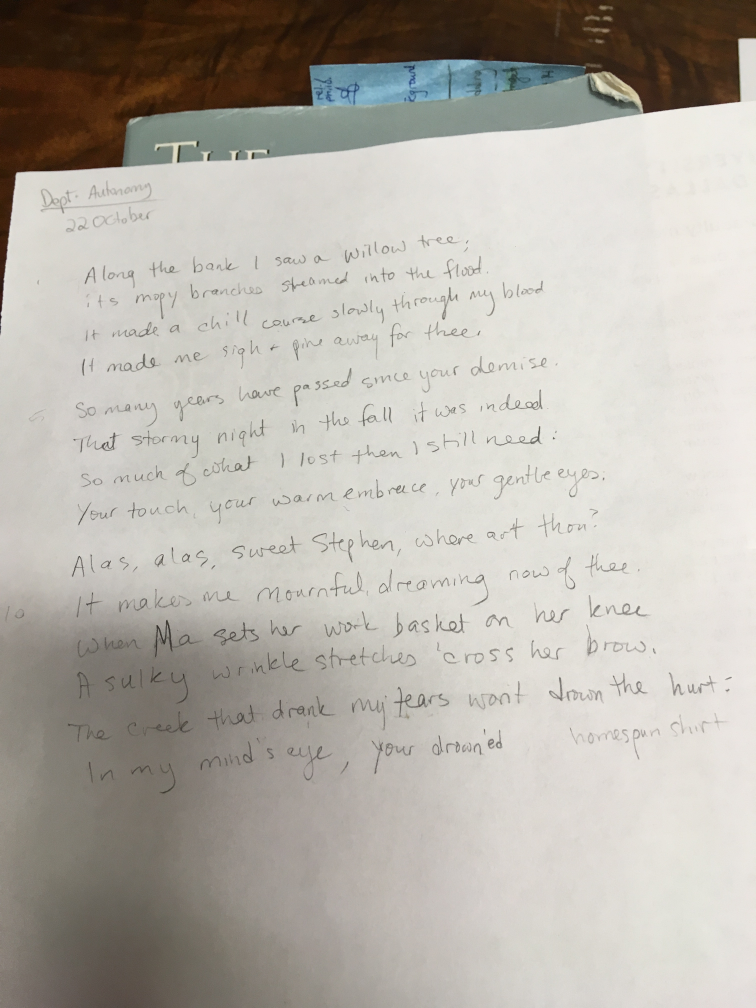
#> input picture images/Sawyer.JPG, 3024 x 4032 px (shown at 1/4 size); its folder holds only this picture in this run
$ python -i methods.py   (imports and definitions only)   (older library calls are emulated)
#> lines starting #> are read from the running program, lines starting #| are printed output that depends on the picture; after the words box and inside, x2 and y2 are one past the last pixel; in counts of white or black regions, pixels touching at a corner belong together
import numpy as np
import cv2
from HOG import HOG
"""
    FEATURE FUNCTIONS
"""

#Will, Gabriella, Amelia
#hv_weights on canny-edged image
#Results: 79/57
# [62 lines left out: functions hv_weights_on_canny, waviness, hv_wavy, edginess, Sobelness, edginess and 2 more, not called in this run]


# Anthony/Amelia/Sri
# Count the vertical straight lines in an image,
# taking an image which is not necessarily blocked in black beforehand
vertical_line_len = 10
# [170 lines left out: functions vertical_lines, combineWavy, top_bottom_balance, color_transition_array, sectional_density, slantiness and 2 more, not called in this run]

hog_object = None
# [10 lines left out: function hog, not called in this run]


###############################################################################
# Quarter slicer
# A lot like sectional_density, but it works on variable size images, so it can
# be used in conjunction with whitespace trimming.
###############################################################################


# Tweakable constant that puts an upper limit on the number of times the image
# can be quartered.  On the first iteration, the image is cut into quarters, on
# the second, those quarters are cut into quarters, and so on.
MAX_RECURSIONS = 3


# Entry point function for compatibility with comClassify testing function.
def draw_and_quarter(img: np.array) -> list:
    trimmed_img = trim_whitespace(img)
    return quarter_density(trimmed_img, 0)


# Carves image of any size into quarters and returns a list with the weight
# (number of greyscale pixels) in each quarter.  Grabs weights recursively
# and puts them all in a list.
# [143 lines left out: functions quarter_density, get_quarter_slices, get_image_weight, endpoints, trim_whitespace, get_top_distance and 5 more, not called in this run]

# David/Sri/Michael
# Returns the convex hull as a list of points.
def convex_hull(img: np.array) -> list:
    # Convert the image to an OpenCV-compatible format.
    compat_image = np.uint8(img)
    # Threshold the image.
    thresh_val, img2 = cv2.threshold(compat_image, 0, cv2.THRESH_OTSU,\
        cv2.THRESH_BINARY)
    # Find contours on the thresholded image.
    contour_points, contours = cv2.findContours(np.uint8(img2), cv2.RETR_TREE,\
        cv2.CHAIN_APPROX_SIMPLE)
    # Create a list to hold the convex hull points.
    return_points = list()
    hull = np.vstack(cv2.convexHull(np.float32(contour_points[0]), False))
    for arr in hull:
        for item in arr:
            return_points.append(item)
    # Return the convex hull list.
    return return_points


# Accepts a filepath as a string, returns the support vector machine read from
# that file.
def load_svm(filename):
    return cv2.ml.SVM_load(filename)

>>> import cv2
>>> picture = cv2.imread('images/Sawyer.JPG', cv2.IMREAD_GRAYSCALE)
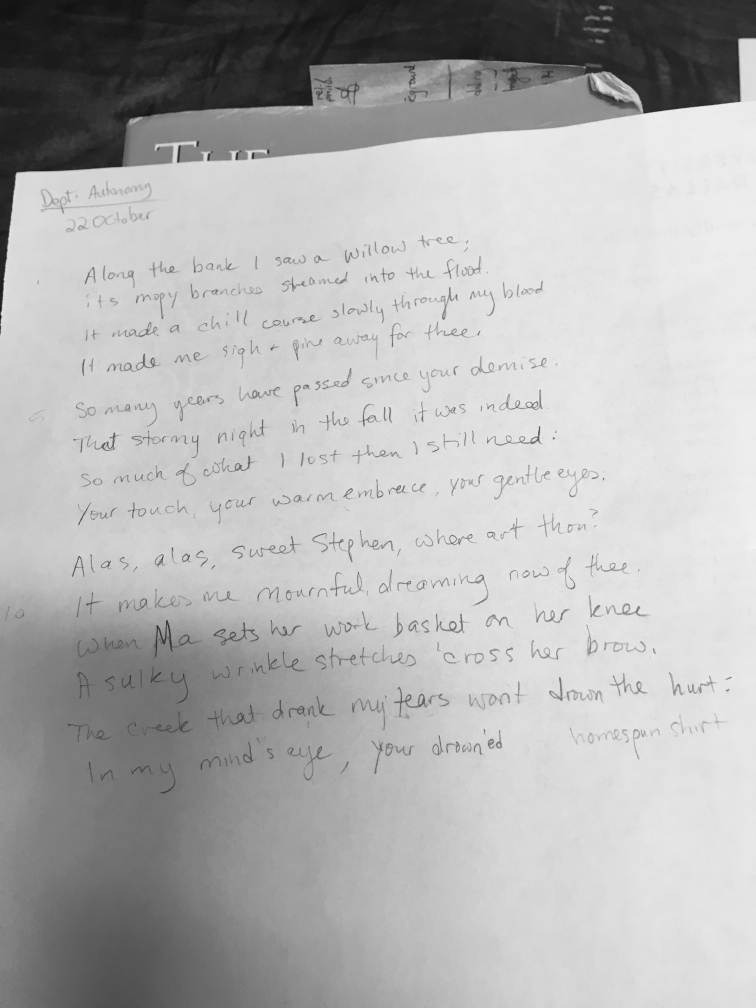
#> picture: shape (4032, 3024) (shown at 1/4 size); min 5, max 247, mean 178.1
>>> result = convex_hull(picture)
#> in convex_hull, `thresh_val, img2 = cv2.threshold(compat_image, 0, cv2.THRESH_OTSU,\ cv..`: img2: shape (4032, 3024); every value is 8
#> in convex_hull, `thresh_val, img2 = cv2.threshold(compat_image, 0, cv2.THRESH_OTSU,\ cv..`: thresh_val = 0
#> in convex_hull, `contour_points, contours = cv2.findContours(np.uint8(img2), cv2.RETR_T..`: contour_points = [[[0, 0], [0, 4031], [3023, 4031], [3023, 0]]]; contours = [[-1, -1, -1, -1]]
#> in convex_hull, `hull = np.vstack(cv2.convexHull(np.float32(contour_points[0]), False))`: hull = [[3023, 0], [3023, 4031], [0, 4031], [0, 0]]
#> the loop in convex_hull, `for arr in hull:` made 4 passes
#> after the loop in convex_hull, `for arr in hull:`: return_points = [3023, 0, 3023, 4031, 0, 4031, 0, 0]
#> result = [3023, 0, 3023, 4031, 0, 4031, 0, 0]

$ run again, on images/sudoku_skewed.jpg
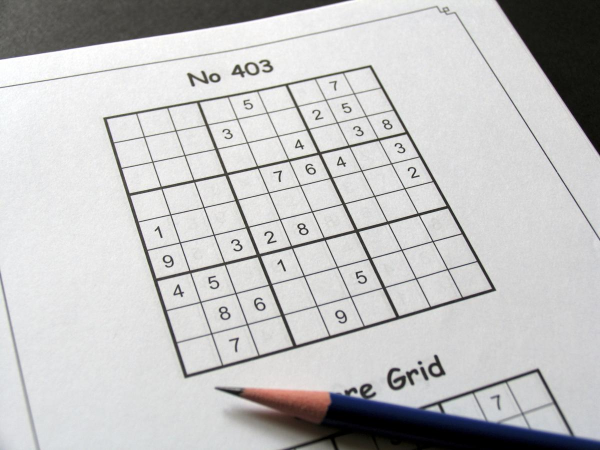
#> input picture images/sudoku_skewed.jpg, 1200 x 900 px (shown at 1/2 size)
#> in convex_hull, `thresh_val, img2 = cv2.threshold(compat_image, 0, cv2.THRESH_OTSU,\ cv..`:
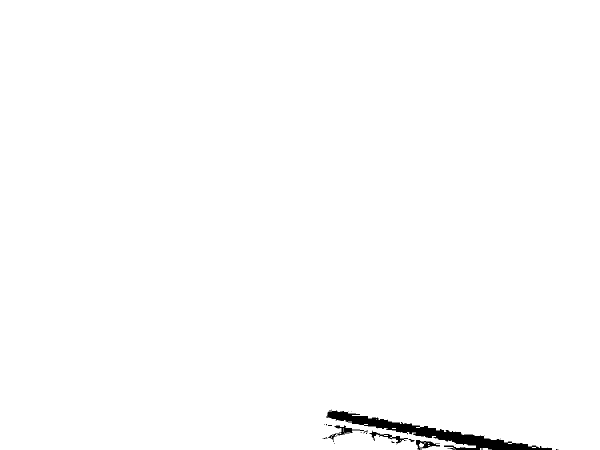
#> img2: shape (900, 1200) (shown at 1/2 size); values 0 (black) and 8 (white), 99.1% white; 18 black regions (13 under 20 px)
#> thresh_val = 0
#> contour_points = 42 contours, 32 with area under 20; largest, box (x1, y1, x2, y2) and area: (0, 0, 1200, 900) 1068784, (655, 850, 729, 881) 613, (737, 860, 817, 888) 558, (838, 885, 848, 900) 58, (816, 877, 830, 885) 50; contours = 42 rows, first 6: [1, -1, -1, -1], [2, 0, -1, -1], [3, 1, -1, -1], [4, 2, -1, -1], [5, 3, -1, -1], [6, 4, -1, -1]
#> hull = [[911, 899], [909, 899]]
#> the loop in convex_hull, `for arr in hull:` made 2 passes
#> after the loop in convex_hull, `for arr in hull:`: return_points = [911, 899, 909, 899]
